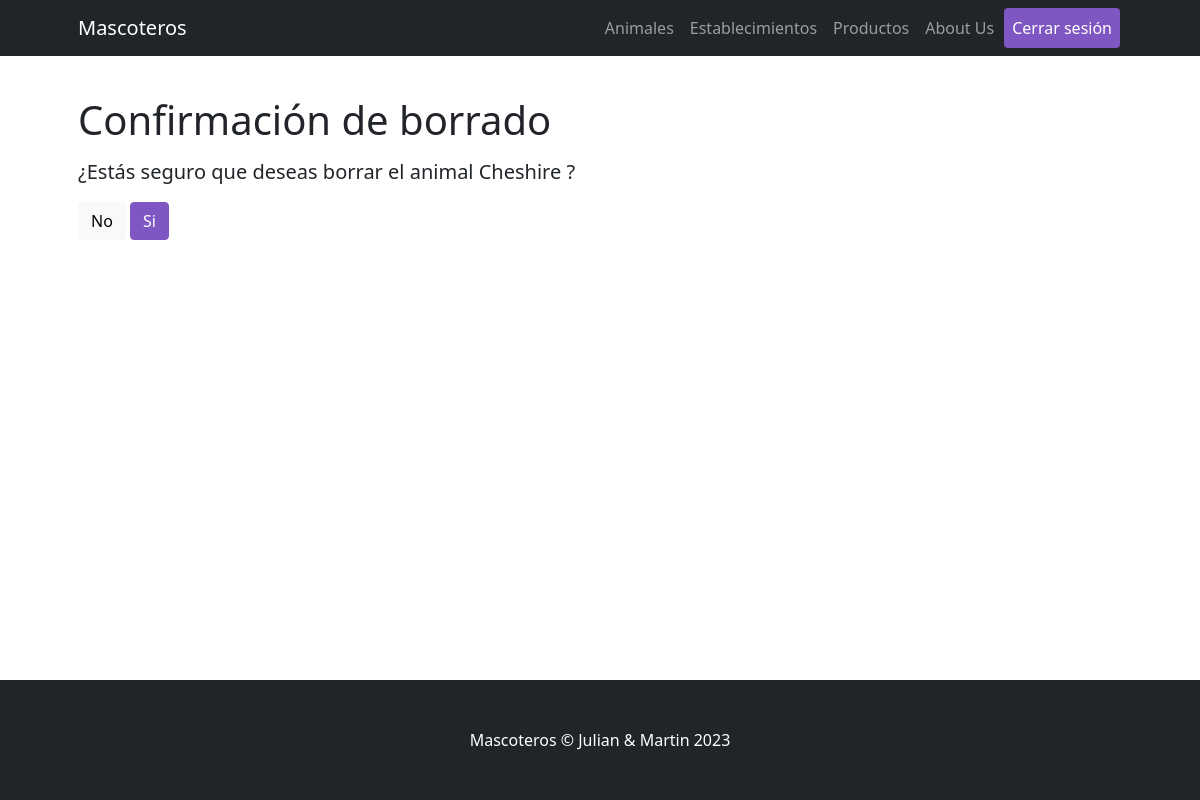
Before: /Mascoteros/animal/borrar/1 (signed in) with the older database file.
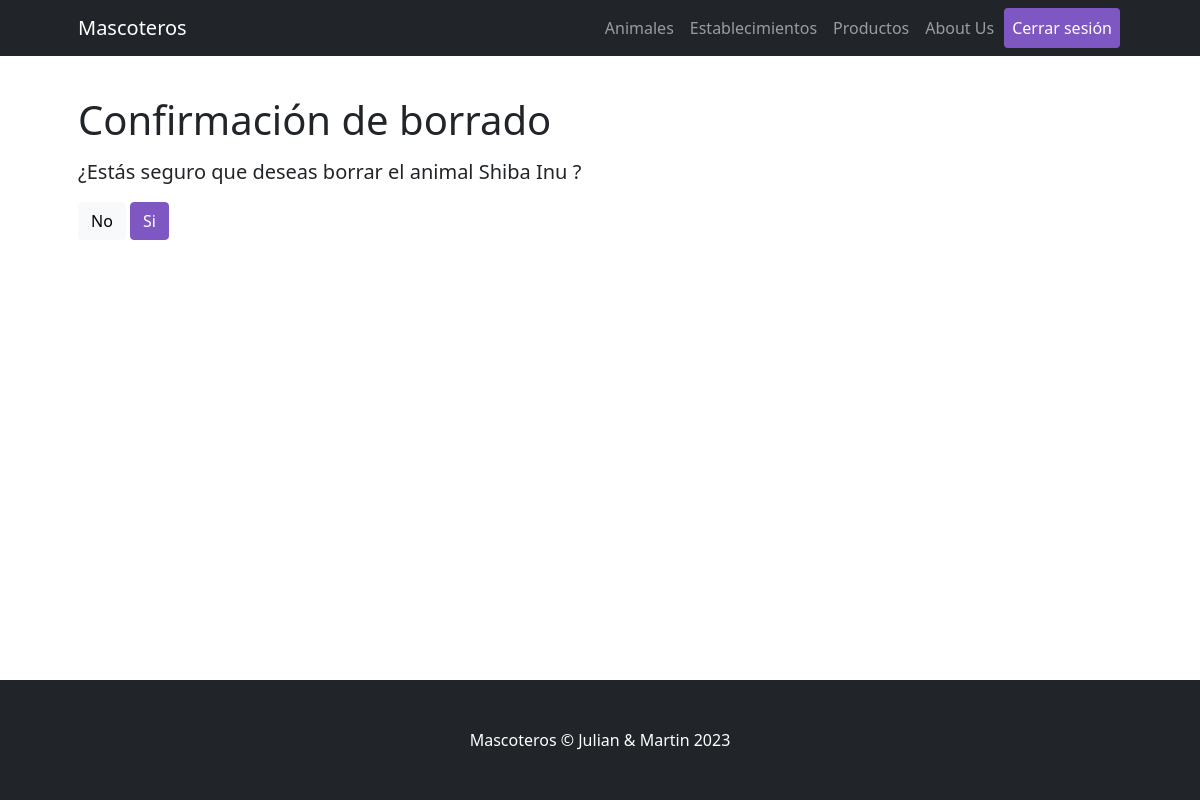
After: the same page with the newer database file.
### Mascoteros/models.py (models this page shows)
class Animal (models.Model):
    especie      = models.CharField(max_length=64)
    nombre       = models.CharField(max_length=64)
    descripcion  = models.CharField(max_length=500)
    imagen       = models.ImageField(upload_to='images_animales')
    tamaño       = models.CharField(max_length=32)
    apto_niños   = models.BooleanField()

### Mascoteros/views.py (the view)
# urls.py: path("animal/borrar/<int:pk>", BorrarAnimal.as_view(), name="AnimalesBorrar"),
class BorrarAnimal(LoginRequiredMixin, DeleteView):
    model = Animal
    success_url = "/Mascoteros/animal/list"
    template_name = "Mascoteros/animal/animal_confirm_delete.html"

### Mascoteros/templates/Mascoteros/animal/animal_confirm_delete.html (shortened to what this page needs)
{% extends "Mascoteros/parent.html" %}
{% load static %}
{% block contenidoDinamico %}
<h1 class="card-title">Confirmación de borrado</h1>
<form method="POST" >{% csrf_token %}
    <h5>¿Estás seguro que deseas borrar el animal {{ object.nombre }} ?</h5>
    <a href="{% url 'AnimalesDetalle' animal.id %}" class="btn btn btn-light" role="button" aria-pressed="true">No</a>
    <button type="submit" class="btn btn-dark">Si</button>
</form>
{% endblock %}

Changed rows visible on the page:
changed Animal: nombre "Cheshire" → "Shiba Inu"
